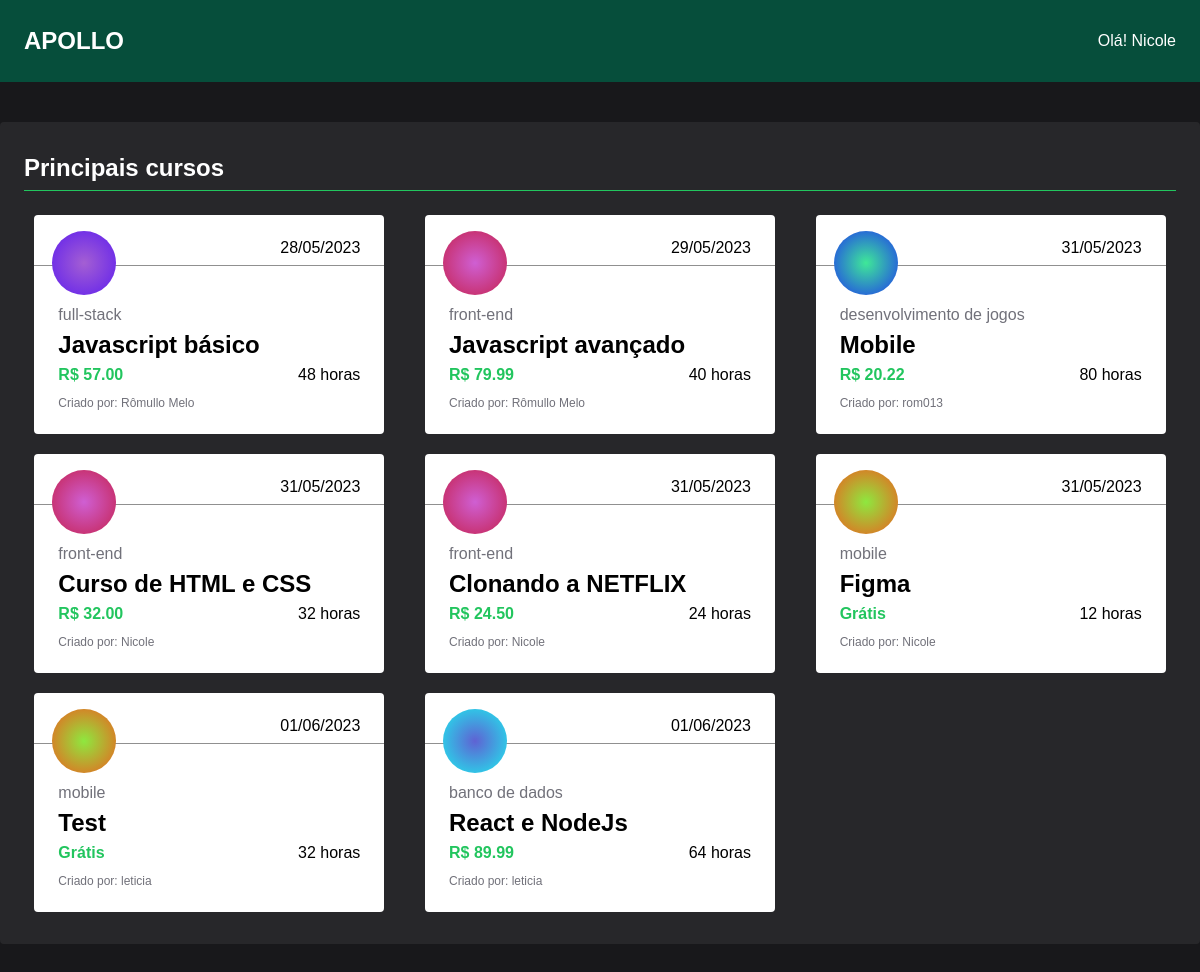
The app's page / (signed in) with its own data.
### tables this page shows
CREATE TABLE if not exists `tb_curso` (
  `cd_curso` int(11) NOT NULL,
  `nm_curso` varchar(64) NOT NULL,
  `duracao` int(11) NOT NULL,
  `diciplina` int(2) NOT NULL,
  `valor` decimal(5,2) NOT NULL,
  `cd_prof` int(11) NOT NULL,
  `dt_publicacao` datetime NOT NULL
);

CREATE TABLE if not exists `tb_diciplina` (
  `cd_diciplina` int(11) NOT NULL,
  `nm_diciplina` varchar(32) NOT NULL,
  `bg_diciplina` varchar(160) NOT NULL
);

CREATE TABLE if not exists `tb_professor` (
  `cd_prof` int(11) NOT NULL,
  `nm_prof` varchar(60) NOT NULL,
  `senha_prof` varchar(256) NOT NULL,
  `email_prof` varchar(120) NOT NULL
);

### index.php (the view, shortened to what this page needs)
<?php
    include "database/database.php";
    $selectCoursesSQL = "SELECT TC.nm_curso, TC.duracao, TD.nm_diciplina, TC.valor, TP.nm_prof, TC.dt_publicacao, TD.bg_diciplina FROM tb_curso TC INNER JOIN tb_professor TP ON TC.cd_prof = TP.cd_prof INNER JOIN tb_diciplina TD ON TC.diciplina = TD.cd_diciplina";
    $selectCourses = mysqli_query($conexao, $selectCoursesSQL);
?>
<!DOCTYPE html>
<html lang="pt-BR">
<head>
    <link rel="stylesheet" href="style/style.css">
    <link rel="stylesheet" href="style/reset.css">
</head>
<body>
    <header class="page-header">
        <div class="container-header">
            <div class="logo">
                APOLLO
            </div>
            <?php
                if(isset($_SESSION['user'])){
                    echo '
                        <div class="profile-container">
                            <span>Olá!
                                '.$_SESSION["user"].'
                            </span>
                            <div class="profile-info">
                                <a href="pages/myCourses">Meus cursos</a>
                                <a href="logout.php">Sair</a>
                            </div>
                        </div>';
                }
                else{
                    echo '<a href="pages/login" class="btn-login">LOGIN</a>';
                }
            ?>
        </div>
    </header>
    <main class="container-courses">
        <section>
            <h2 class="subtitle">Principais cursos</h2>
            <div class="grid-courses">
                <?php
                    if($selectCourses->num_rows > 0){
                        while($course = $selectCourses->fetch_assoc()){
                            $dateFormat = date("d/m/Y", strtotime($course["dt_publicacao"]));
                            $valor = $course["valor"];
                            if($valor == 0){
                                $valor = "grátis";
                            }
                            else{
                                $valor = "R$ {$course["valor"]}";
                            }
                            echo "
                                <div class='card-course'>
                                    <div class='header-card'>
                                        <div class='img-course'>
                                            <div style='background: {$course["bg_diciplina"]}; width: 100%; height: 100%;'></div>
                                        </div>
                                        <span class='date'>{$dateFormat}</span>
                                    </div>
                                    <div class='main-card'>
                                        <span class='discipline'>{$course["nm_diciplina"]}</span>
                                        <h4 class='title-course'>{$course["nm_curso"]}</h4>
                                        <div class='flex'>
                                            <strong class='course-cost'>{$valor}</strong>
                                            <span class='time'>{$course["duracao"]} horas</span>
                                        </div>
                                        <span class='createdBy'>Criado por: {$course["nm_prof"]}</span>
                                    </div>
                                </div>
                            ";
                        }
                    }
                ?>
            </div>
        </section>
    </main>
</body>
</html>

### style/style.css (style rules this page uses)
:root { --primary: #064e3b; --secundary: #22c55e; --tertiary: #042f2e; --white-color: #ffffff; --black-color: #18181b; --black-secundary-color: #27272a; }
* { margin: 0; padding: 0; box-sizing: border-box; font-family: sans-serif; }
body { background: var(--black-color); min-height: 100vh; }
.page-header { width: 100%; padding: 24px; background: var(--primary); color: var(--white-color) }
.container-header { display: flex; justify-content: space-between; align-items: center; max-width: 1200px; margin: 0 auto; }
.logo { font-size: 24px; font-weight: 800; user-select: none; }
.profile-container { cursor: pointer; position: relative; padding: 8px 0; }
.container-courses { max-width: 1200px; margin: 40px auto; background: var(--black-secundary-color); padding: 32px 24px; border-radius: 4px; }
.grid-courses { display: grid; grid-template-columns: repeat(3,1fr); gap: 20px; justify-items: center; }
.card-course { background: var(--white-color); min-width: 350px; border-radius: 4px; display: flex; flex-direction: column; gap: 32px; position: relative; }
.card-course .header-card { position: relative; display: flex; justify-content: end; padding: 24px 24px 8px 24px; border-bottom: 1px solid #909090; }
.card-course .header-card .img-course { position: absolute; width: 64px; height: 64px; border-radius: 50%; left: 18px; bottom: -30px; overflow: hidden; }
.card-course .main-card { padding: 8px 24px 24px 24px; display: flex; flex-direction: column; gap: 12px; }
.card-course .main-card .discipline { color: #71717a; font-size: 16px; }
.card-course .main-card .title-course { font-size: 24px; line-height: 18px; }
.card-course .main-card .course-cost { font-size: 16px; color: var(--secundary); font-weight: 800; text-transform: capitalize; }
.card-course .main-card .createdBy { color: #71717a; font-size: 12px; }
.subtitle { color: var(--white-color); margin-bottom: 24px; width: 100%; border-bottom: 1px solid var(--secundary); padding-bottom: 8px; display: flex; justify-content: space-between; }
h2 { font-size: 24px; }
.flex { display: flex; justify-content: space-between; align-items: center; gap: 12px }

### records on screen
tb_curso: dt_publicacao "28/05/2023", diciplina.nm_diciplina "full-stack", nm_curso "Javascript básico", valor "R$ 57.00", duracao "48", cd_prof.nm_prof "Rômullo Melo"
tb_curso: dt_publicacao "29/05/2023", diciplina.nm_diciplina "front-end", nm_curso "Javascript avançado", valor "R$ 79.99", duracao "40", cd_prof.nm_prof "Rômullo Melo"
tb_curso: dt_publicacao "31/05/2023", diciplina.nm_diciplina "desenvolvimento de jogos", nm_curso "Mobile", valor "R$ 20.22", duracao "80", cd_prof.nm_prof "rom013"
tb_curso: dt_publicacao "31/05/2023", diciplina.nm_diciplina "front-end", nm_curso "Curso de HTML e CSS", valor "R$ 32.00", duracao "32", cd_prof.nm_prof "Nicole"
tb_curso: dt_publicacao "31/05/2023", diciplina.nm_diciplina "front-end", nm_curso "Clonando a NETFLIX", valor "R$ 24.50", duracao "24", cd_prof.nm_prof "Nicole"
tb_curso: dt_publicacao "31/05/2023", diciplina.nm_diciplina "mobile", nm_curso "Figma", valor "Grátis", duracao "12", cd_prof.nm_prof "Nicole"
tb_curso: dt_publicacao "01/06/2023", diciplina.nm_diciplina "mobile", nm_curso "Test", valor "Grátis", duracao "32", cd_prof.nm_prof "leticia"
tb_curso: dt_publicacao "01/06/2023", diciplina.nm_diciplina "banco de dados", nm_curso "React e NodeJs", valor "R$ 89.99", duracao "64", cd_prof.nm_prof "leticia"

### other values on screen
$_SESSION["user"] "Nicole"
